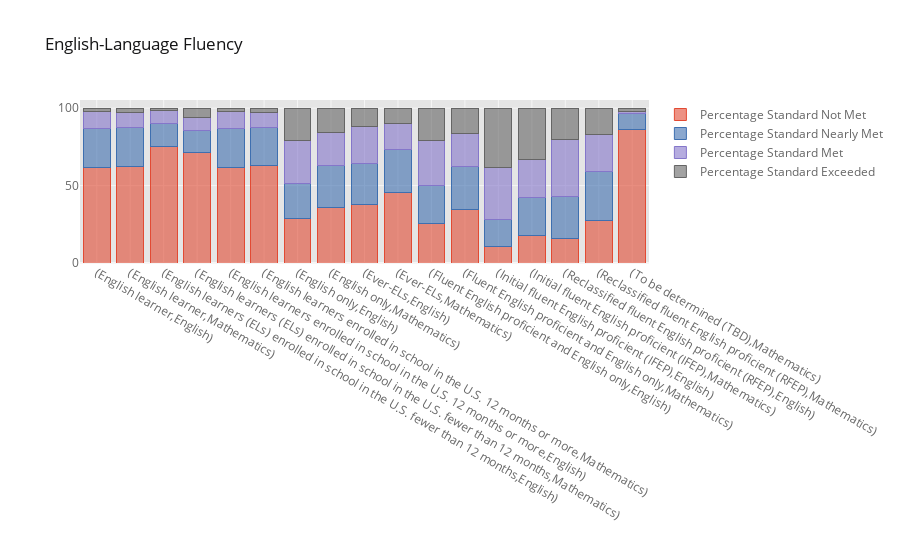

Notebook code cell kept with this figure:
### Code cell
stackedbar_interactive(final_data, 'English-Language Fluency')

### Figure 1 — Plotly figure (JSON) as saved in the notebook; plotly's stock layout.template omitted (floating-point values rounded to 4 significant figures)
{"data": [{"marker": {"color": "rgba(226, 74, 51, 0.6)", "line": {"color": "rgba(226, 74, 51, 1.0)", "width": 1}}, "name": "Percentage Standard Not Met", "orientation": "v", "text": "", "type": "bar", "x": ["(English learner,English)", "(English learner,Mathematics)", "(English learners (ELs) enrolled in school in the U.S. fewer than 12 months,English)", "(English learners (ELs) enrolled in school in the U.S. fewer than 12 months,Mathematics)", "(English learners enrolled in school in the U.S. 12 months or more,English)", "(English learners enrolled in school in the U.S. 12 months or more,Mathematics)", "(English only,English)", "(English only,Mathematics)", "(Ever-ELs,English)", "(Ever-ELs,Mathematics)", "(Fluent English proficient and English only,English)", "(Fluent English proficient and English only,Mathematics)", "(Initial fluent English proficient (IFEP),English)", "(Initial fluent English proficient (IFEP),Mathematics)", "(Reclassified fluent English proficient (RFEP),English)", "(Reclassified fluent English proficient (RFEP),Mathematics)", "(To be determined (TBD),Mathematics)"], "y": [61.91, 62.49, 75.34, 71.27, 61.44, 62.73, 28.45, 35.98, 38.07, 45.21, 25.74, 34.48, 10.77, 17.53, 15.74, 27.55, 86.45]}, {"marker": {"color": "rgba(62, 111, 176, 0.6)", "line": {"color": "rgba(62, 111, 176, 1.0)", "width": 1}}, "name": "Percentage Standard Nearly Met", "orientation": "v", "text": "", "type": "bar", "x": ["(English learner,English)", "(English learner,Mathematics)", "(English learners (ELs) enrolled in school in the U.S. fewer than 12 months,English)", "(English learners (ELs) enrolled in school in the U.S. fewer than 12 months,Mathematics)", "(English learners enrolled in school in the U.S. 12 months or more,English)", "(English learners enrolled in school in the U.S. 12 months or more,Mathematics)", "(English only,English)", "(English only,Mathematics)", "(Ever-ELs,English)", "(Ever-ELs,Mathematics)", "(Fluent English proficient and English only,English)", "(Fluent English proficient and English only,Mathematics)", "(Initial fluent English proficient (IFEP),English)", "(Initial fluent English proficient (IFEP),Mathematics)", "(Reclassified fluent English proficient (RFEP),English)", "(Reclassified fluent English proficient (RFEP),Mathematics)", "(To be determined (TBD),Mathematics)"], "y": [25.1, 25.01, 14.5, 14.58, 25.39, 24.86, 22.98, 26.97, 26.17, 28.37, 24.01, 27.68, 17.18, 24.86, 27.2, 31.75, 9.945]}, {"marker": {"color": "rgba(132, 118, 202, 0.6)", "line": {"color": "rgba(132, 118, 202, 1.0)", "width": 1}}, "name": "Percentage Standard Met", "orientation": "v", "text": "", "type": "bar", "x": ["(English learner,English)", "(English learner,Mathematics)", "(English learners (ELs) enrolled in school in the U.S. fewer than 12 months,English)", "(English learners (ELs) enrolled in school in the U.S. fewer than 12 months,Mathematics)", "(English learners enrolled in school in the U.S. 12 months or more,English)", "(English learners enrolled in school in the U.S. 12 months or more,Mathematics)", "(English only,English)", "(English only,Mathematics)", "(Ever-ELs,English)", "(Ever-ELs,Mathematics)", "(Fluent English proficient and English only,English)", "(Fluent English proficient and English only,Mathematics)", "(Initial fluent English proficient (IFEP),English)", "(Initial fluent English proficient (IFEP),Mathematics)", "(Reclassified fluent English proficient (RFEP),English)", "(Reclassified fluent English proficient (RFEP),Mathematics)", "(To be determined (TBD),Mathematics)"], "y": [10.68, 9.619, 8.872, 7.957, 10.8, 9.631, 27.65, 21.11, 23.88, 16.41, 29.4, 21.69, 33.84, 24.52, 37.11, 23.9, 1.755]}, {"marker": {"color": "rgba(101, 101, 101, 0.6)", "line": {"color": "rgba(101, 101, 101, 1.0)", "width": 1}}, "name": "Percentage Standard Exceeded", "orientation": "v", "text": "", "type": "bar", "x": ["(English learner,English)", "(English learner,Mathematics)", "(English learners (ELs) enrolled in school in the U.S. fewer than 12 months,English)", "(English learners (ELs) enrolled in school in the U.S. fewer than 12 months,Mathematics)", "(English learners enrolled in school in the U.S. 12 months or more,English)", "(English learners enrolled in school in the U.S. 12 months or more,Mathematics)", "(English only,English)", "(English only,Mathematics)", "(Ever-ELs,English)", "(Ever-ELs,Mathematics)", "(Fluent English proficient and English only,English)", "(Fluent English proficient and English only,Mathematics)", "(Initial fluent English proficient (IFEP),English)", "(Initial fluent English proficient (IFEP),Mathematics)", "(Reclassified fluent English proficient (RFEP),English)", "(Reclassified fluent English proficient (RFEP),Mathematics)", "(To be determined (TBD),Mathematics)"], "y": [2.313, 2.883, 1.292, 6.19, 2.364, 2.78, 20.92, 15.95, 11.87, 10.01, 20.85, 16.16, 38.21, 33.09, 19.96, 16.8, 1.845]}], "layout": {"autosize": true, "barmode": "stack", "legend": {"bgcolor": "#FFFFFF", "font": {"color": "#666666"}, "traceorder": "normal"}, "paper_bgcolor": "#FFFFFF", "plot_bgcolor": "#E5E5E5", "title": {"font": {"color": "#151516"}, "text": "English-Language Fluency"}, "xaxis": {"autorange": true, "gridcolor": "#F6F6F6", "range": [-0.5, 16.5], "showgrid": true, "tickfont": {"color": "#666666"}, "title": {"font": {"color": "#666666"}, "text": ""}, "type": "category", "zerolinecolor": "#F6F6F6"}, "yaxis": {"autorange": true, "gridcolor": "#F6F6F6", "range": [0, 105.3], "showgrid": true, "tickfont": {"color": "#666666"}, "title": {"font": {"color": "#666666"}, "text": ""}, "type": "linear", "zerolinecolor": "#F6F6F6"}}}
